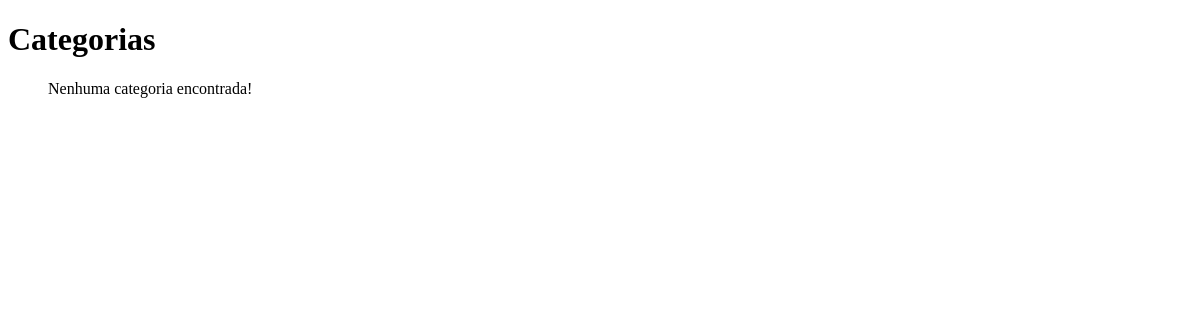
Before: /categorias/3 with the older database file.
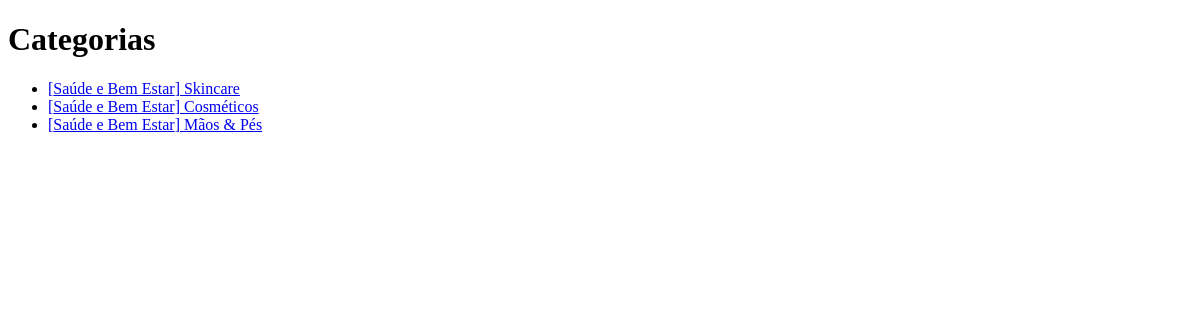
After: the same page with the newer database file.
### Store/models.py (models this page shows, shortened)
class Categoria(models.Model):
    nome = models.CharField(max_length=30)
    departamento = models.ForeignKey(Departamento, on_delete=models.CASCADE)

class Departamento(models.Model):
    nome = models.CharField(max_length=20)
    def __str__(self):
        return self.nome

### Store/views.py (the view)
# urls.py: path('categorias/<int:id>', views.categorias, name='categorias'),
def categorias(request, id):
    lista_categorias = Categoria.objects.filter(departamento_id = id)
    context = {'categorias': lista_categorias}
    return render(request, 'categorias.html', context)

### Store/templates/categorias.html (shortened to what this page needs)
<!DOCTYPE html>
<html lang="pt-br">
<head>
</head>
<body>
    <h1>Categorias</h1>
    <ul>
        {% for categ in categorias %}
        <li><a href = "/produtos/{{categ.id}}">[{{ categ.departamento }}] {{ categ.nome }}</a></li>
        {%empty%}
           Nenhuma categoria encontrada!
        {% endfor %}
    </ul>
</body>
</html>

Changed rows visible on the page:
added Categoria: departamento "Saúde e Bem Estar", nome "Skincare"
added Categoria: departamento "Saúde e Bem Estar", nome "Cosméticos"
added Categoria: departamento "Saúde e Bem Estar", nome "Mãos & Pés"
Other visible differences:
text no longer shown: "Nenhuma categoria encontrada!"
